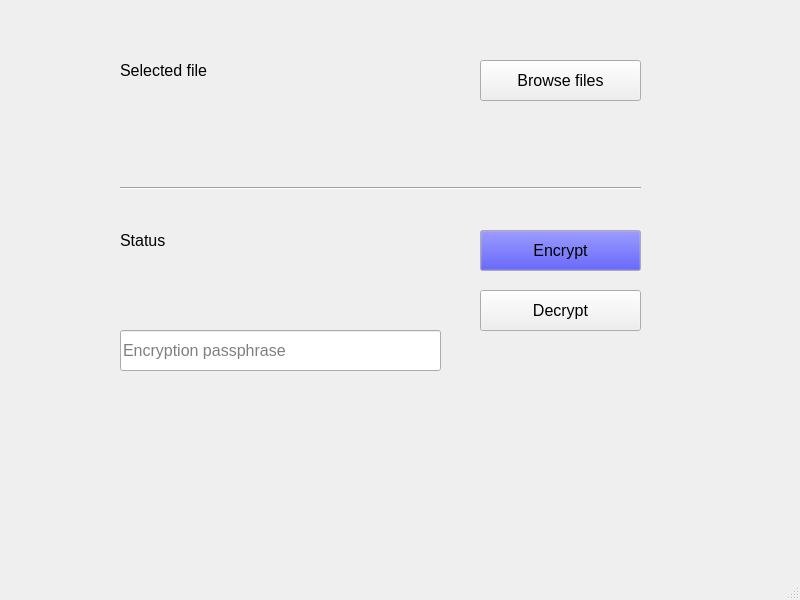
<?xml version="1.0" encoding="UTF-8"?>
<ui version="4.0">
 <class>MainWindow</class>
 <widget class="QMainWindow" name="MainWindow">
  <property name="geometry">
   <rect>
    <x>0</x>
    <y>0</y>
    <width>800</width>
    <height>600</height>
   </rect>
  </property>
  <property name="font">
   <font>
    <pointsize>12</pointsize>
   </font>
  </property>
  <property name="windowTitle">
   <string>fileSec</string>
  </property>
  <widget class="QWidget" name="centralwidget">
   <widget class="QPushButton" name="encryptSelectedFileButton">
    <property name="geometry">
     <rect>
      <x>480</x>
      <y>230</y>
      <width>161</width>
      <height>41</height>
     </rect>
    </property>
    <property name="palette">
     <palette>
      <active>
       <colorrole role="Button">
        <brush brushstyle="SolidPattern">
         <color alpha="255">
          <red>0</red>
          <green>0</green>
          <blue>255</blue>
         </color>
        </brush>
       </colorrole>
      </active>
      <inactive>
       <colorrole role="Button">
        <brush brushstyle="SolidPattern">
         <color alpha="255">
          <red>0</red>
          <green>0</green>
          <blue>255</blue>
         </color>
        </brush>
       </colorrole>
      </inactive>
      <disabled>
       <colorrole role="Button">
        <brush brushstyle="SolidPattern">
         <color alpha="255">
          <red>0</red>
          <green>0</green>
          <blue>255</blue>
         </color>
        </brush>
       </colorrole>
      </disabled>
     </palette>
    </property>
    <property name="font">
     <font>
      <pointsize>12</pointsize>
     </font>
    </property>
    <property name="cursor">
     <cursorShape>PointingHandCursor</cursorShape>
    </property>
    <property name="text">
     <string>Encrypt</string>
    </property>
   </widget>
   <widget class="QPushButton" name="decryptSelectedFileButton">
    <property name="geometry">
     <rect>
      <x>480</x>
      <y>290</y>
      <width>161</width>
      <height>41</height>
     </rect>
    </property>
    <property name="font">
     <font>
      <pointsize>12</pointsize>
     </font>
    </property>
    <property name="cursor">
     <cursorShape>PointingHandCursor</cursorShape>
    </property>
    <property name="text">
     <string>Decrypt</string>
    </property>
   </widget>
   <widget class="QLabel" name="selectedFileLabel">
    <property name="geometry">
     <rect>
      <x>120</x>
      <y>90</y>
      <width>321</width>
      <height>41</height>
     </rect>
    </property>
    <property name="font">
     <font>
      <pointsize>12</pointsize>
     </font>
    </property>
    <property name="autoFillBackground">
     <bool>false</bool>
    </property>
    <property name="frameShape">
     <enum>QFrame::NoFrame</enum>
    </property>
    <property name="frameShadow">
     <enum>QFrame::Plain</enum>
    </property>
    <property name="text">
     <string/>
    </property>
    <property name="wordWrap">
     <bool>true</bool>
    </property>
   </widget>
   <widget class="QPushButton" name="browseFilesButton">
    <property name="geometry">
     <rect>
      <x>480</x>
      <y>60</y>
      <width>161</width>
      <height>41</height>
     </rect>
    </property>
    <property name="font">
     <font>
      <pointsize>12</pointsize>
     </font>
    </property>
    <property name="cursor">
     <cursorShape>PointingHandCursor</cursorShape>
    </property>
    <property name="styleSheet">
     <string notr="true"/>
    </property>
    <property name="text">
     <string>Browse files</string>
    </property>
   </widget>
   <widget class="QLabel" name="statusLabel">
    <property name="geometry">
     <rect>
      <x>120</x>
      <y>260</y>
      <width>321</width>
      <height>41</height>
     </rect>
    </property>
    <property name="font">
     <font>
      <pointsize>12</pointsize>
     </font>
    </property>
    <property name="frameShape">
     <enum>QFrame::NoFrame</enum>
    </property>
    <property name="text">
     <string/>
    </property>
   </widget>
   <widget class="QLabel" name="label">
    <property name="geometry">
     <rect>
      <x>120</x>
      <y>60</y>
      <width>91</width>
      <height>21</height>
     </rect>
    </property>
    <property name="font">
     <font>
      <pointsize>12</pointsize>
     </font>
    </property>
    <property name="autoFillBackground">
     <bool>false</bool>
    </property>
    <property name="text">
     <string>&lt;html&gt;&lt;head/&gt;&lt;body&gt;&lt;p&gt;&lt;span style=&quot; font-size:12pt;&quot;&gt;Selected file&lt;/span&gt;&lt;/p&gt;&lt;/body&gt;&lt;/html&gt;</string>
    </property>
   </widget>
   <widget class="QLabel" name="label_2">
    <property name="geometry">
     <rect>
      <x>120</x>
      <y>230</y>
      <width>51</width>
      <height>21</height>
     </rect>
    </property>
    <property name="font">
     <font>
      <pointsize>12</pointsize>
     </font>
    </property>
    <property name="frameShadow">
     <enum>QFrame::Sunken</enum>
    </property>
    <property name="text">
     <string>&lt;html&gt;&lt;head/&gt;&lt;body&gt;&lt;p&gt;&lt;span style=&quot; font-size:12pt;&quot;&gt;Status&lt;/span&gt;&lt;/p&gt;&lt;/body&gt;&lt;/html&gt;</string>
    </property>
   </widget>
   <widget class="Line" name="line">
    <property name="geometry">
     <rect>
      <x>120</x>
      <y>180</y>
      <width>521</width>
      <height>16</height>
     </rect>
    </property>
    <property name="orientation">
     <enum>Qt::Horizontal</enum>
    </property>
   </widget>
   <widget class="QLineEdit" name="passphraseEdit">
    <property name="geometry">
     <rect>
      <x>120</x>
      <y>330</y>
      <width>321</width>
      <height>41</height>
     </rect>
    </property>
    <property name="text">
     <string/>
    </property>
    <property name="echoMode">
     <enum>QLineEdit::Password</enum>
    </property>
    <property name="placeholderText">
     <string>Encryption passphrase</string>
    </property>
   </widget>
  </widget>
  <widget class="QMenuBar" name="menubar">
   <property name="geometry">
    <rect>
     <x>0</x>
     <y>0</y>
     <width>800</width>
     <height>26</height>
    </rect>
   </property>
  </widget>
  <widget class="QStatusBar" name="statusbar"/>
 </widget>
 <resources/>
 <connections/>
</ui>
